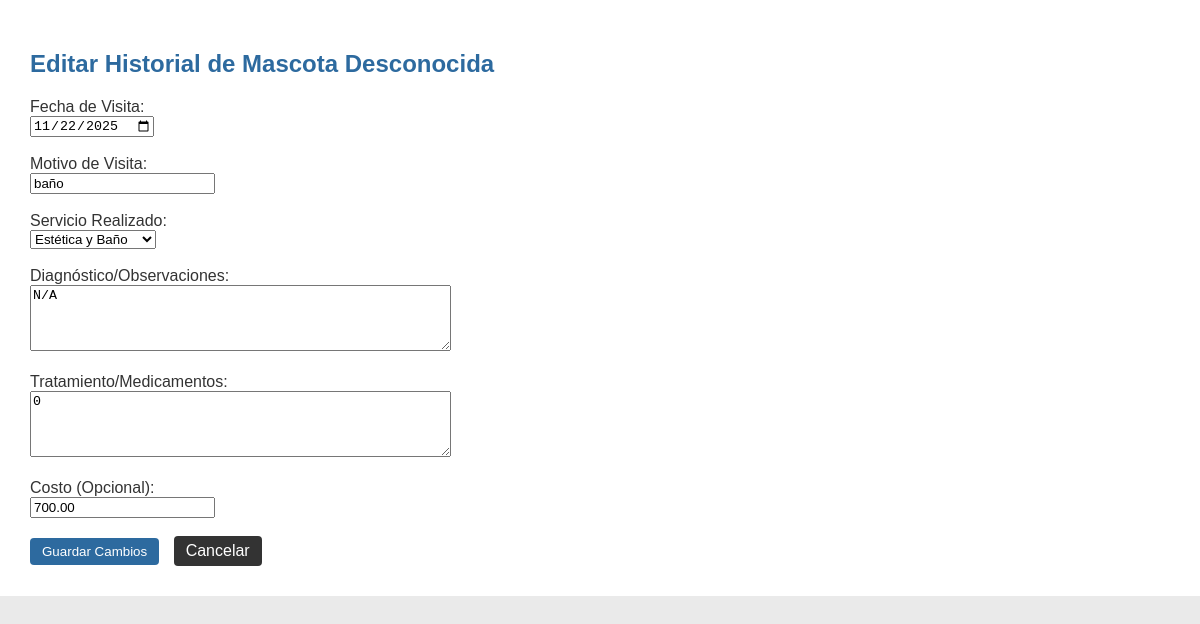
/Controlador/historial_controller.php?action=edit&id=1 (signed in), run on the app's committed database.
### tables this page shows
CREATE TABLE `historial_medico` (
  `id_historial` int(11) NOT NULL,
  `id_mascota` int(11) NOT NULL,
  `fecha_visita` date NOT NULL,
  `motivo_visita` varchar(255) NOT NULL,
  `id_servicio` int(11) DEFAULT NULL,
  `diagnostico` text DEFAULT NULL,
  `tratamiento` text DEFAULT NULL,
  `costo` decimal(10,2) DEFAULT NULL
);

CREATE TABLE `servicios` (
  `id_servicio` int(11) NOT NULL,
  `nombre_servicio` varchar(100) NOT NULL,
  `descripcion` text NOT NULL,
  `precio` decimal(10,2) NOT NULL,
  `duracion` int(11) NOT NULL DEFAULT 30,
  `imagen` varchar(255) DEFAULT NULL
);

### Controlador/historial_controller.php (the view, shortened to what this page needs)
<?php
include __DIR__ . "/../Modelo/conexion.php";
$action = isset($_REQUEST['action']) ? $_REQUEST['action'] : '';
function getFormOptions($con) {
    $servicios = $con->query("SELECT id_servicio, nombre_servicio FROM servicios ORDER BY nombre_servicio");
    $mascotas = $con->query("SELECT id, nombre, id_cliente FROM mascotas ORDER BY nombre");
    return [
        'servicios' => $servicios ? $servicios->fetch_all(MYSQLI_ASSOC) : [],
        'mascotas' => $mascotas ? $mascotas->fetch_all(MYSQLI_ASSOC) : []
    ];
}
if ($_SERVER['REQUEST_METHOD'] === 'GET') {
    $scriptPath = htmlspecialchars($_SERVER['SCRIPT_NAME']);
    $options = getFormOptions($con);
    $nombre_mascota = 'Mascota Desconocida';
        ?>
        <?php
    if ($action === 'edit') {
        $id = isset($_GET['id']) ? intval($_GET['id']) : 0;
        $stmt = $con->prepare("SELECT * FROM historial_medico WHERE id_historial = ?");
        $stmt->bind_param('i', $id);
        $stmt->execute();
        $res = $stmt->get_result();
        $h = $res->fetch_assoc();
        $id_mascota_url = $h['id_mascota'];
        ?>
        <!DOCTYPE html>
        <html lang="es">
        <head>
            <link rel="stylesheet" href="../Vista/Css/estilos.css">
        </head>
        <body>
            <main>
                <h2>Editar Historial de <?php echo $nombre_mascota; ?></h2>
                <form method="POST" action="<?php echo $scriptPath; ?>?action=edit">
                    <label>Fecha de Visita:</label><br>
                    <input type="date" name="fecha_visita" required value="<?php echo htmlspecialchars($h['fecha_visita']); ?>"><br><br>
                    <label>Motivo de Visita:</label><br>
                    <input type="text" name="motivo_visita" required value="<?php echo htmlspecialchars($h['motivo_visita']); ?>"><br><br>
                    <label>Servicio Realizado:</label><br>
                    <select name="id_servicio">
                        <?php foreach ($options['servicios'] as $s): ?>
                            <option value="<?php echo $s['id_servicio']; ?>" <?php echo ($h['id_servicio'] == $s['id_servicio'] ? 'selected' : ''); ?>>
                                <?php echo htmlspecialchars($s['nombre_servicio']); ?>
                            </option>
                        <?php endforeach; ?>
                    </select><br><br>
                    <label>Diagnóstico/Observaciones:</label><br>
                    <textarea name="diagnostico" rows="4" cols="50"><?php echo htmlspecialchars($h['diagnostico']); ?></textarea><br><br>
                    <label>Tratamiento/Medicamentos:</label><br>
                    <textarea name="tratamiento" rows="4" cols="50"><?php echo htmlspecialchars($h['tratamiento']); ?></textarea><br><br>
                    <label>Costo (Opcional):</label><br>
                    <input type="number" step="0.01" name="costo" value="<?php echo htmlspecialchars($h['costo']); ?>"><br><br>
                    <button type="submit" class="Agregar">Guardar Cambios</button>
                    <a href="../Vista/historial.php?id_mascota=<?php echo $id_mascota_url; ?>" class="delete-btn" style="padding:6px 12px; text-decoration:none; margin-left:10px;">Cancelar</a>
                </form>
            </main>
        </body>
        </html>
        <?php
        exit;
    }
}
?>

### Vista/Css/estilos.css (style rules this page uses)
body { background-color: #EAEAEA; font-family: Arial, sans-serif; color: #333333; margin: 0; padding: 0; }
main { padding: 30px; background-color: #FFFFFF; flex: 1; overflow-x: hidden; }
h2 { color: #2D6A9F; }
.delete-btn { background-color: #333333; color: #FFFFFF; border: none; padding: 6px 12px; border-radius: 4px; cursor: pointer; display: inline-block; text-decoration: none; text-align: center; }
.Agregar { background-color: #2D6A9F; color: #FFFFFF; border: none; padding: 6px 12px; border-radius: 4px; cursor: pointer; text-decoration: none; display: inline-block; }

### data on the page
historial_medico: fecha_visita "11/22/2025", motivo_visita "baño", id_servicio "Estética y Baño", diagnostico "N/A", tratamiento "0", costo "700.00"

### other printed values
$nombre_mascota "Mascota Desconocida"
